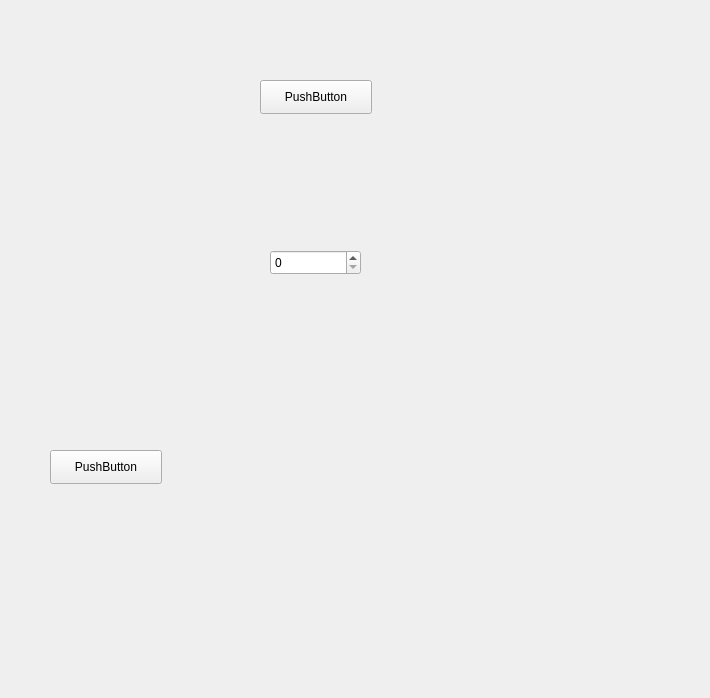
<?xml version="1.0" encoding="UTF-8"?>
<ui version="4.0">
 <class>MouseTracker</class>
 <widget class="QWidget" name="MouseTracker">
  <property name="geometry">
   <rect>
    <x>0</x>
    <y>0</y>
    <width>710</width>
    <height>698</height>
   </rect>
  </property>
  <property name="mouseTracking">
   <bool>true</bool>
  </property>
  <property name="windowTitle">
   <string>Form</string>
  </property>
  <widget class="QSpinBox" name="spin_MouseTracker">
   <property name="geometry">
    <rect>
     <x>270</x>
     <y>250</y>
     <width>91</width>
     <height>25</height>
    </rect>
   </property>
   <property name="mouseTracking">
    <bool>true</bool>
   </property>
   <property name="toolTip">
    <string extracomment="This object has an event filter">This object has an event filter installed</string>
   </property>
   <property name="toolTipDuration">
    <number>3000</number>
   </property>
  </widget>
  <widget class="QPushButton" name="pushButton">
   <property name="geometry">
    <rect>
     <x>260</x>
     <y>80</y>
     <width>112</width>
     <height>34</height>
    </rect>
   </property>
   <property name="text">
    <string>PushButton</string>
   </property>
  </widget>
  <widget class="QPushButton" name="pushButton_2">
   <property name="geometry">
    <rect>
     <x>50</x>
     <y>450</y>
     <width>112</width>
     <height>34</height>
    </rect>
   </property>
   <property name="text">
    <string>PushButton</string>
   </property>
  </widget>
 </widget>
 <resources/>
 <connections/>
</ui>
